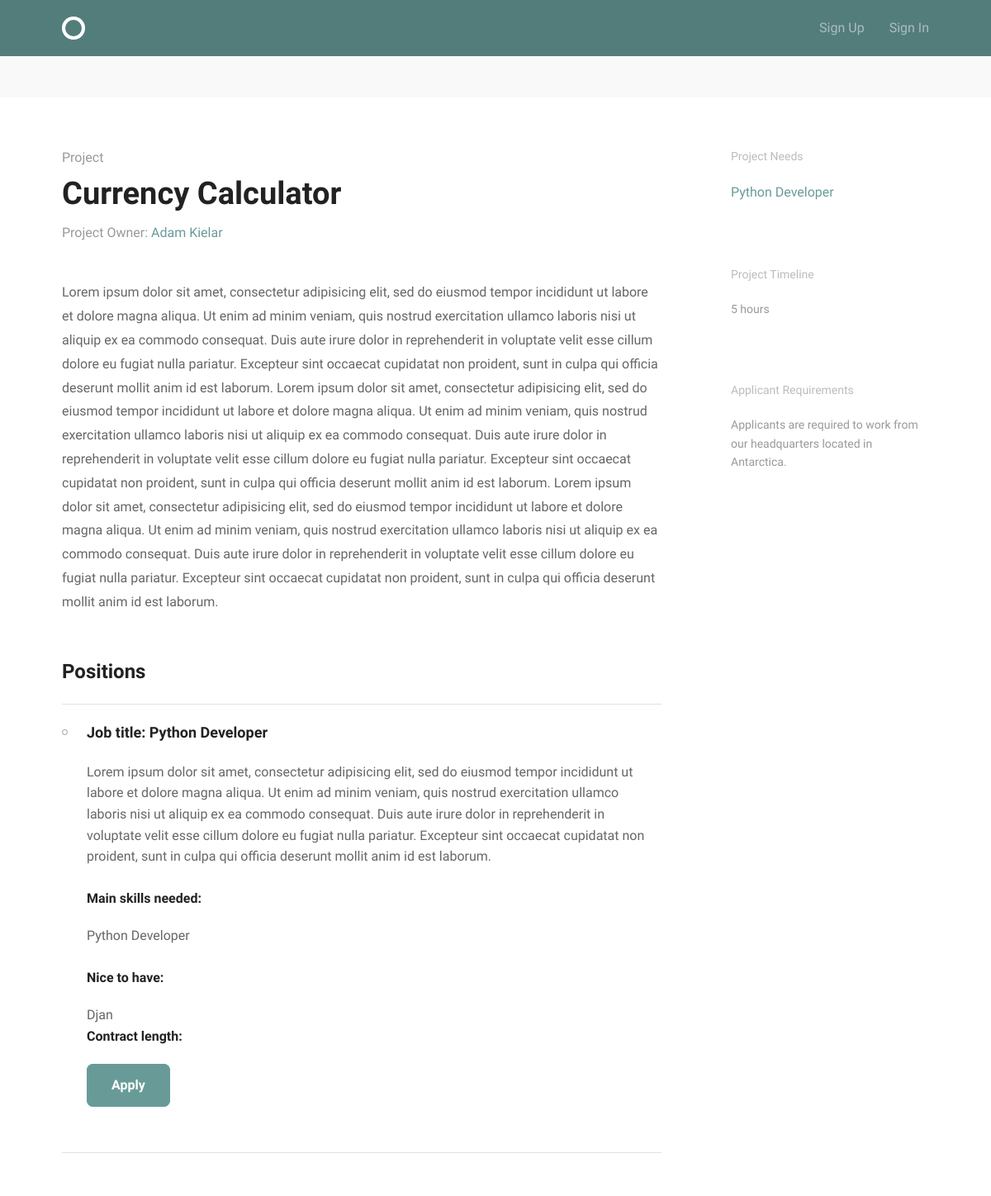
Before: /project/currency-calculator with the older database file.
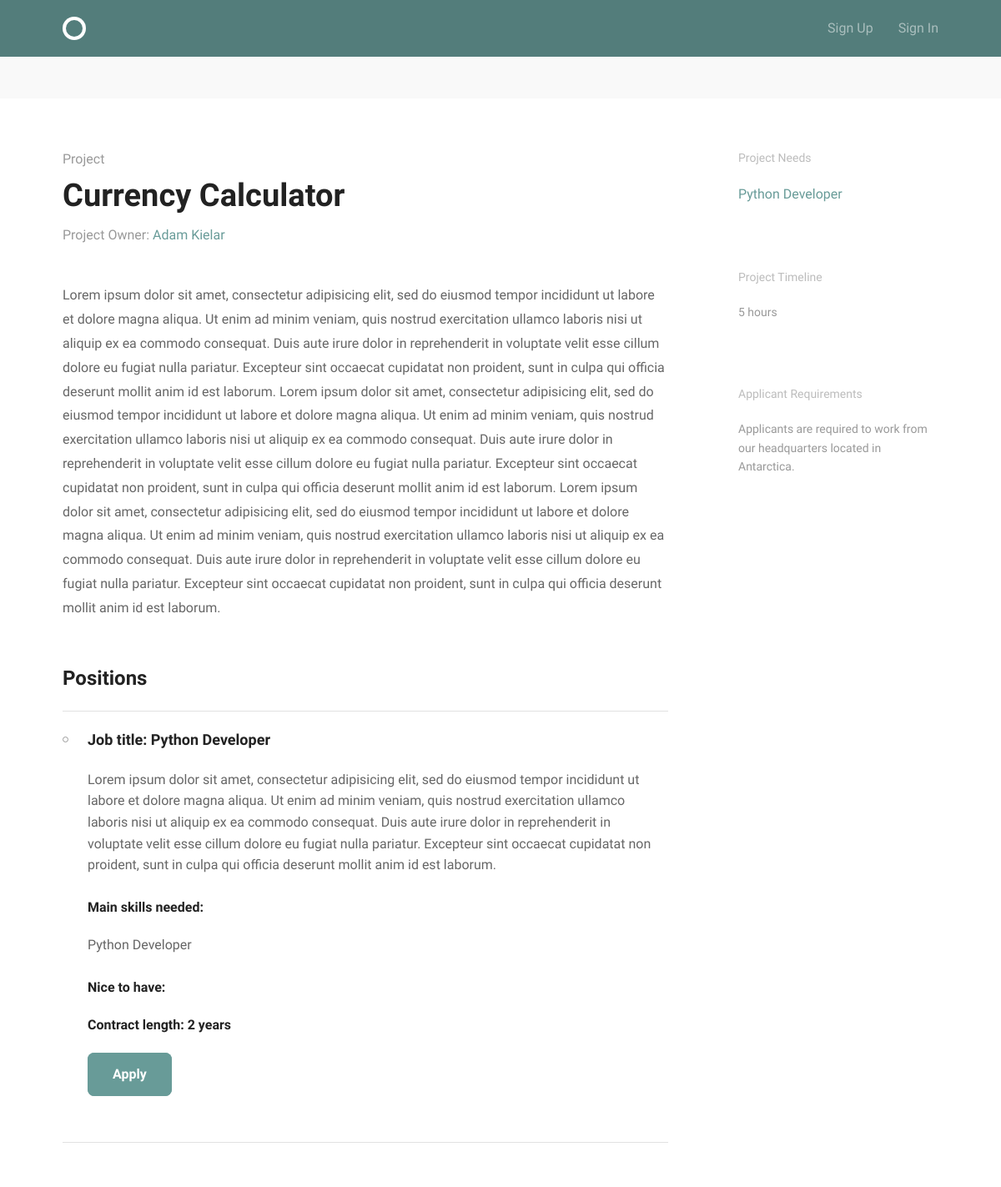
After: the same page with the newer database file.
### projects/models.py (models this page shows, shortened)
class Position(models.Model):
    project = models.ForeignKey('Project', on_delete=models.CASCADE)
    title = models.CharField(max_length=255, blank=True)
    description = MarkdownxField(blank=True, null=True)
    main_skills = models.ManyToManyField('accounts.MainSkill',
                                         related_name='positions_main')
    other_skills = models.ManyToManyField('accounts.OtherSkill',
                                          related_name='positions_other')
    position_status = models.CharField(max_length=255,
                                       choices=POSITION_STATUS,
                                       blank=True)
    slug = models.SlugField(editable=False, blank=True)
    timeline = models.CharField(max_length=60, blank=True, null=True)
    created_at = models.DateTimeField(auto_now_add=True)
    class Meta:
        ordering = ['-created_at']

### accounts/models.py (models this page shows)
class MainSkill(models.Model):
    name = models.CharField(max_length=255, unique=True)
    def __str__(self):
        return self.name

class OtherSkill(models.Model):
    user = models.ForeignKey(settings.AUTH_USER_MODEL,
                             on_delete=models.CASCADE,
                             related_name='user_skills')
    name = models.CharField(max_length=255, blank=True)
    def __str__(self):
        return self.name

### projects/views.py (the view)
# urls.py: path('project/<slug:slug>', views.ProjectDetail.as_view(), name='project_detail'),
class ProjectDetail(DetailView):
    model = Project
    template_name = 'projects/project.html'
    def get_context_data(self, **kwargs):
        context = super(ProjectDetail, self).get_context_data(**kwargs)
        context['search_form'] = SearchForm()
        return context

### accounts/models.py (called while the page is built)
    def __str__(self):
        return self.full_name

### projects/templatetags/project_extras.py (called while the page is built)
@register.simple_tag(takes_context=True)
def user_applied(context, position):
    for applicant in position.position_applicants.all():
        if applicant.user_profile == context['user']:
            return True
        return False

### projects/templates/projects/project.html (shortened to what this page needs)
{% extends 'base.html' %}
{% load static %}
{% load project_extras %}
{% block body_content %}
  <div class="circle--actions--bar">
  </div>
  <div class="bounds circle--page circle--article">
    <div class="grid-70">
      <div class="circle--article--header">
        <h4 class="circle--article--section">Project</h4>
        <h1 class="circle--article--title">{{ project.title|title }}</h1>
        <p class="circle--article--byline">Project Owner: <a>{{ project.owner }}</a></p>
      </div>
      <div class="circle--article--body">
      <p>{{ project.description }}</p>
      </div>
      <div class="circle--project--positions">
        <h2>Positions</h2>
        <ul class="circle--group--list">
          {% for position in project.position_set.all %}
          <li>
            <h3>Job title: {{position.title }}</h3>
            <p>{{ position.description }}</p>
            <h4>Main skills needed:</h4>
            {% for skill in position.main_skills.all %}
            <p>{{ skill }}</p>
            {% endfor %}
            <h4>Nice to have:</h4>
            {% for skill in position.other_skills.all %}
              {{ skill }}
            {% endfor %}
            <h4>Contract length: {{ position.timeline }}</h4>
            {% user_applied position as apply %}
            {% if position.position_status == 'FILLED' or apply == True  %}
            <a class="button button-primary button-inactive">Position Filled</a>
            {% else %}
            <form method="POST" action="{% url 'projects:apply' pk=position.id %}">
              <button class="button button-primary" type="submit" value="{{ position.id }}" name="apply">Apply</button>
            </form>
            {% endif %}
          </li>
          {% endfor %}
        </ul>
      </div>
    </div>
    <div class="grid-25 grid-push-5">
      <div class="circle--secondary--module">
        <h3>Project Needs</h3>
        <ul class="circle--link--list">
        {% for position in project.position_set.all %}
          <li><a>{{ position.title }}</a></li>
        {% endfor %}
        </ul>
      </div>
      <div class="circle--secondary--module">
        <h3>Project Timeline</h3>
        <p>{{ project.project_timeline }}</p>
      </div>
      <div class="circle--secondary--module">
        <h3>Applicant Requirements</h3>
        <p>{{ project.applicant_requirements }}
      </div>
    </div>
  </div>
{% endblock body_content %}

Changed rows visible on the page:
removed OtherSkill: name "Djan"
changed Position "Python Developer": timeline (not shown) → "2 years"
